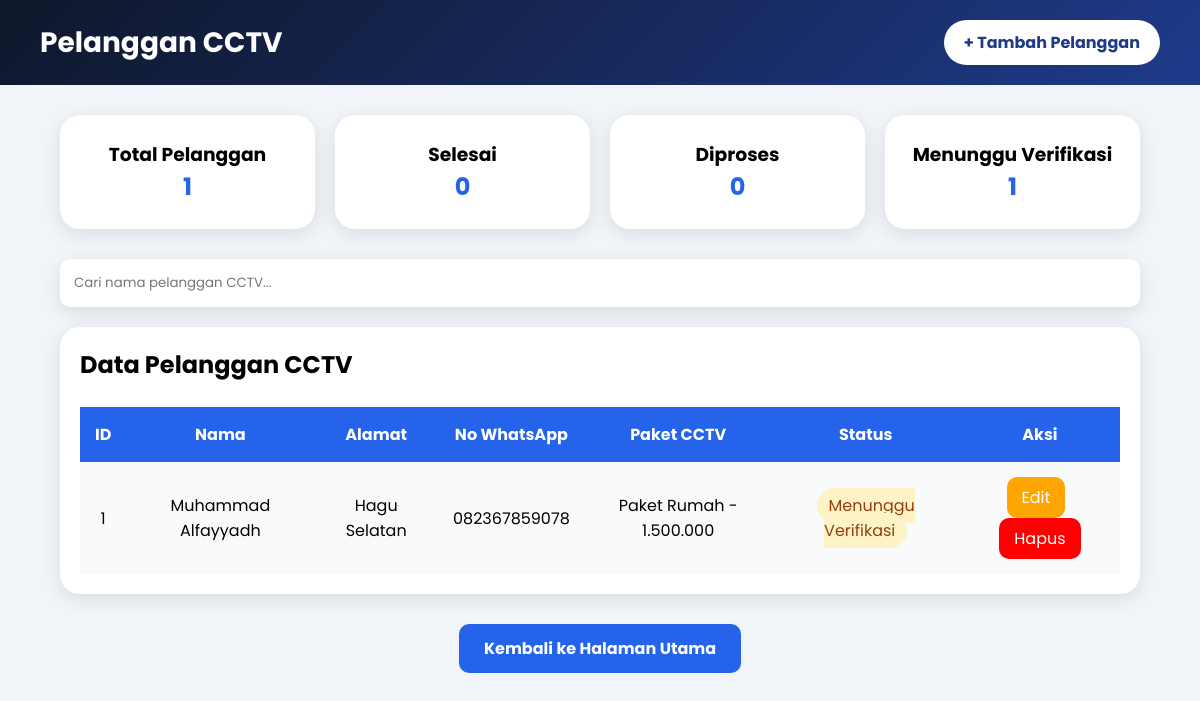
/riwayat/, run on an earlier commit of the app's database.
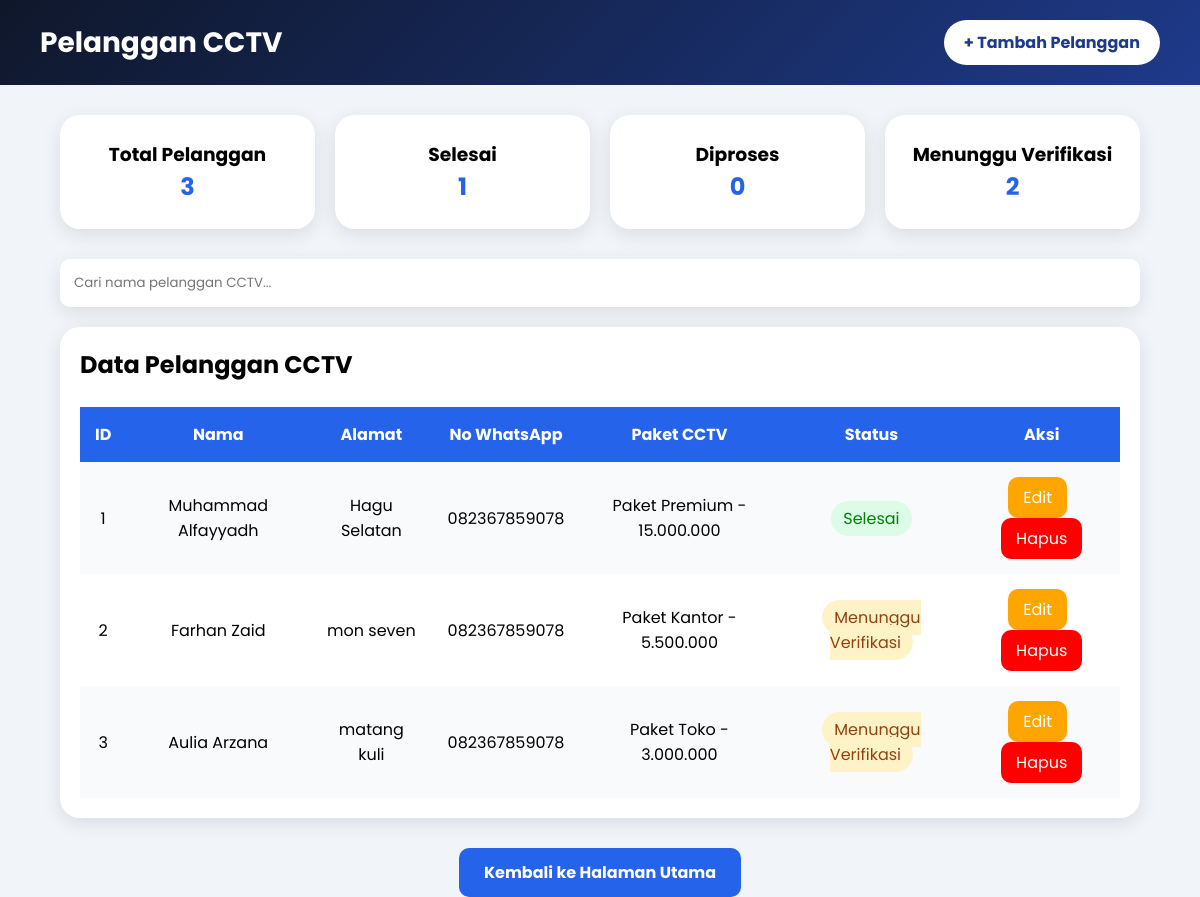
And on a later commit of the database.
### layanan/models.py (models this page shows, shortened)
class Pelanggan(models.Model):
    user = models.ForeignKey(
        User,
        on_delete=models.CASCADE,
        null=True,
        blank=True
    )
    STATUS_CHOICES = [
        ('Menunggu Pembayaran', 'Menunggu Pembayaran'),
        ('Menunggu Verifikasi', 'Menunggu Verifikasi'),
        ('Diproses', 'Diproses'),
        ('Selesai', 'Selesai'),
    ]
    nama = models.CharField(max_length=100)
    alamat = models.TextField()
    no_hp = models.CharField(max_length=20)
    paket = models.CharField(max_length=50)
    status = models.CharField(
        max_length=50,
        choices=STATUS_CHOICES,
        default='Menunggu Pembayaran'
    )
    bukti_pembayaran = models.ImageField(
        upload_to='bukti_pembayaran/',
        blank=True,
        null=True
    )

### layanan/views.py (the view)
# urls.py: path('riwayat/', views.riwayat, name='riwayat'),
def riwayat(request):
    pelanggan = Pelanggan.objects.all()
    selesai = pelanggan.filter(status="Selesai").count()
    proses = pelanggan.filter(status="Diproses").count()
    verifikasi = pelanggan.filter(status="Menunggu Verifikasi").count()
    return render(request, 'riwayat.html', {
        'pelanggan': pelanggan,
        'selesai': selesai,
        'proses': proses,
        'verifikasi': verifikasi,
    })

### layanan/templates/riwayat.html (shortened to what this page needs)
<!DOCTYPE html>
<html lang="en">
<head>
</head>
<body>
<div class="header">
    <h1 id="riwayat-title">Pelanggan CCTV</h1>
    <div class="header-buttons">
        <a href="{% url 'pesan' %}" class="btn-add">
            + Tambah Pelanggan
        </a>
    </div>
</div>
<div class="container">
    <div class="stats">
        <div class="card-stat">
            <h3>Total Pelanggan</h3>
            <h2>{{ pelanggan|length }}</h2>
        </div>
        <div class="card-stat">
            <h3>Selesai</h3>
            <h2>{{ selesai }}</h2>
        </div>
        <div class="card-stat">
            <h3>Diproses</h3>
            <h2>{{ proses }}</h2>
        </div>
        <div class="card-stat">
            <h3>Menunggu Verifikasi</h3>
            <h2>{{ verifikasi }}</h2>
        </div>
    </div>
    <div class="search-box">
        <input type="text" id="searchInput" placeholder="Cari nama pelanggan CCTV...">
    </div>
    <div class="table-container">
        <h2>Data Pelanggan CCTV</h2>
        <br>
        <table id="customerTable">
            <tr>
                <th>ID</th>
                <th>Nama</th>
                <th>Alamat</th>
                <th>No WhatsApp</th>
                <th>Paket CCTV</th>
                <th>Status</th>
                <th>Aksi</th>
            </tr>
            {% for p in pelanggan %}
            <tr>
                <td>{{ forloop.counter }}</td>
                <td>{{ p.nama }}</td>
                <td>{{ p.alamat }}</td>
                <td>{{ p.no_hp }}</td>
                <td>{{ p.paket }}</td>
                <td>
    {% if p.status == "Selesai" %}
        <span class="status-done">{{ p.status }}</span>
    {% else %}
        <span class="status-pending">{{ p.status }}</span>
    {% endif %}
</td>
                <td>
                    <a href="{% url 'edit' p.id %}" class="edit-btn">Edit</a>
                    <a href="{% url 'konfirmasi_hapus' p.id %}" class="delete-btn">Hapus</a>
                </td>
            </tr>
            {% endfor %}
        </table>
    </div>
</div>
<div class="table-actions">
    <a href="{% url 'home' %}" class="btn-kembali">
        Kembali ke Halaman Utama
    </a>
</div>
</body>
</html>

What changed in the data, as far as the page shows it:
changed Pelanggan "Muhammad Alfayyadh": paket "Paket Rumah - 1.500.000" → "Paket Premium - 15.000.000"; status "Menunggu Verifikasi" → "Selesai"
added Pelanggan: nama "Farhan Zaid", alamat "mon seven", no_hp "082367859078", paket "Paket Kantor - 5.500.000", status "Menunggu Verifikasi"
added Pelanggan: nama "Aulia Arzana", alamat "matang kuli", no_hp "082367859078", paket "Paket Toko - 3.000.000", status "Menunggu Verifikasi"
Also different on the page:
{{ pelanggan|length }}: "1" → "3"
{{ selesai }}: "0" → "1"
{{ verifikasi }}: "1" → "2"
